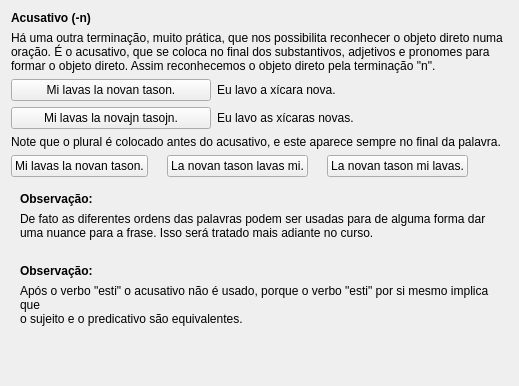
     <widget class="QWidget" name="tab_14">
      <attribute name="icon">
       <iconset resource="ikonoj.qrc">
        <normaloff>:/ikonoj/leciono.png</normaloff>:/ikonoj/leciono.png</iconset>
      </attribute>
      <attribute name="title">
       <string>2</string>
      </attribute>
      <layout class="QVBoxLayout" name="verticalLayout_6">
       <item>
        <widget class="titolo" name="Lec02_Label139">
         <property name="maximumSize">
          <size>
           <width>16777215</width>
           <height>30</height>
          </size>
         </property>
         <property name="font">
          <font>
           <weight>75</weight>
           <bold>true</bold>
          </font>
         </property>
         <property name="text">
          <string>Acusativo (-n)</string>
         </property>
        </widget>
       </item>
       <item>
        <layout class="QVBoxLayout" name="verticalLayout_55">
         <item>
          <widget class="QLabel" name="Lec02_Label140">
           <property name="text">
            <string>Há uma outra terminação, muito prática, que nos possibilita reconhecer o objeto direto numa 
oração. É o acusativo, que se coloca no final dos substantivos, adjetivos e pronomes para 
formar o objeto direto. Assim reconhecemos o objeto direto pela terminação &quot;n&quot;.</string>
           </property>
           <property name="scaledContents">
            <bool>false</bool>
           </property>
           <property name="wordWrap">
            <bool>true</bool>
           </property>
          </widget>
         </item>
         <item>
          <layout class="QVBoxLayout" name="verticalLayout_53">
           <item>
            <layout class="QHBoxLayout" name="horizontalLayout_141">
             <item>
              <widget class="klakbutono" name="Lec02_Button259">
               <property name="sizePolicy">
                <sizepolicy hsizetype="Maximum" vsizetype="Fixed">
                 <horstretch>0</horstretch>
                 <verstretch>0</verstretch>
                </sizepolicy>
               </property>
               <property name="maximumSize">
                <size>
                 <width>200</width>
                 <height>16777215</height>
                </size>
               </property>
               <property name="text">
                <string>Mi lavas la novan tason.</string>
               </property>
              </widget>
             </item>
             <item>
              <widget class="QLabel" name="Lec02_Label19">
               <property name="text">
                <string>Eu lavo a xícara nova.</string>
               </property>
               <property name="scaledContents">
                <bool>false</bool>
               </property>
               <property name="wordWrap">
                <bool>true</bool>
               </property>
              </widget>
             </item>
            </layout>
           </item>
           <item>
            <layout class="QHBoxLayout" name="horizontalLayout_140">
             <item>
              <widget class="klakbutono" name="Lec02_Button260">
               <property name="sizePolicy">
                <sizepolicy hsizetype="Maximum" vsizetype="Fixed">
                 <horstretch>0</horstretch>
                 <verstretch>0</verstretch>
                </sizepolicy>
               </property>
               <property name="maximumSize">
                <size>
                 <width>200</width>
                 <height>16777215</height>
                </size>
               </property>
               <property name="text">
                <string>Mi lavas la novajn tasojn.</string>
               </property>
              </widget>
             </item>
             <item>
              <widget class="QLabel" name="Lec02_Label20">
               <property name="text">
                <string>Eu lavo as xícaras novas.</string>
               </property>
               <property name="scaledContents">
                <bool>false</bool>
               </property>
               <property name="wordWrap">
                <bool>true</bool>
               </property>
              </widget>
             </item>
            </layout>
           </item>
          </layout>
         </item>
        </layout>
       </item>
       <item>
        <layout class="QVBoxLayout" name="verticalLayout_54">
         <item>
          <widget class="QLabel" name="Lec02_Label143">
           <property name="text">
            <string>Note que o plural é colocado antes do acusativo, e este aparece sempre no final da palavra.</string>
           </property>
           <property name="scaledContents">
            <bool>false</bool>
           </property>
           <property name="wordWrap">
            <bool>true</bool>
           </property>
          </widget>
         </item>
         <item>
          <layout class="QHBoxLayout" name="horizontalLayout_139">
           <item>
            <widget class="klakbutono" name="Lec02_Button261">
             <property name="sizePolicy">
              <sizepolicy hsizetype="Maximum" vsizetype="Fixed">
               <horstretch>0</horstretch>
               <verstretch>0</verstretch>
              </sizepolicy>
             </property>
             <property name="text">
              <string>Mi lavas la novan tason.</string>
             </property>
            </widget>
           </item>
           <item>
            <widget class="QLabel" name="label_28">
             <property name="sizePolicy">
              <sizepolicy hsizetype="Maximum" vsizetype="Preferred">
               <horstretch>0</horstretch>
               <verstretch>0</verstretch>
              </sizepolicy>
             </property>
             <property name="maximumSize">
              <size>
               <width>16777215</width>
               <height>16777215</height>
              </size>
             </property>
             <property name="text">
              <string/>
             </property>
             <property name="pixmap">
              <pixmap resource="ikonoj.qrc">:/ikonoj/egala.png</pixmap>
             </property>
             <property name="alignment">
              <set>Qt::AlignCenter</set>
             </property>
             <property name="tipo" stdset="0">
              <string>egala</string>
             </property>
            </widget>
           </item>
           <item>
            <widget class="klakbutono" name="Lec02_Button262">
             <property name="sizePolicy">
              <sizepolicy hsizetype="Maximum" vsizetype="Fixed">
               <horstretch>0</horstretch>
               <verstretch>0</verstretch>
              </sizepolicy>
             </property>
             <property name="text">
              <string>La novan tason lavas mi.</string>
             </property>
            </widget>
           </item>
           <item>
            <widget class="QLabel" name="label_29">
             <property name="sizePolicy">
              <sizepolicy hsizetype="Maximum" vsizetype="Preferred">
               <horstretch>0</horstretch>
               <verstretch>0</verstretch>
              </sizepolicy>
             </property>
             <property name="maximumSize">
              <size>
               <width>16777215</width>
               <height>16777215</height>
              </size>
             </property>
             <property name="text">
              <string/>
             </property>
             <property name="pixmap">
              <pixmap resource="ikonoj.qrc">:/ikonoj/egala.png</pixmap>
             </property>
             <property name="alignment">
              <set>Qt::AlignCenter</set>
             </property>
             <property name="tipo" stdset="0">
              <string>egala</string>
             </property>
            </widget>
           </item>
           <item>
            <widget class="klakbutono" name="Lec02_Button263">
             <property name="sizePolicy">
              <sizepolicy hsizetype="Maximum" vsizetype="Fixed">
               <horstretch>0</horstretch>
               <verstretch>0</verstretch>
              </sizepolicy>
             </property>
             <property name="text">
              <string>La novan tason mi lavas.</string>
             </property>
            </widget>
           </item>
           <item>
            <spacer name="horizontalSpacer">
             <property name="orientation">
              <enum>Qt::Horizontal</enum>
             </property>
             <property name="sizeHint" stdset="0">
              <size>
               <width>40</width>
               <height>20</height>
              </size>
             </property>
            </spacer>
           </item>
          </layout>
         </item>
        </layout>
       </item>
       <item>
        <widget class="QFrame" name="frame">
         <property name="tipo" stdset="0">
          <string>markebla</string>
         </property>
         <layout class="QVBoxLayout" name="verticalLayout">
          <item>
           <widget class="QLabel" name="Lec02_Label7">
            <property name="font">
             <font>
              <weight>75</weight>
              <bold>true</bold>
             </font>
            </property>
            <property name="text">
             <string>Observação:</string>
            </property>
            <property name="scaledContents">
             <bool>false</bool>
            </property>
            <property name="alignment">
             <set>Qt::AlignBottom|Qt::AlignLeading|Qt::AlignLeft</set>
            </property>
            <property name="wordWrap">
             <bool>true</bool>
            </property>
           </widget>
          </item>
          <item>
           <widget class="QLabel" name="Lec02_Label144">
            <property name="text">
             <string>De fato as diferentes ordens das palavras podem ser usadas para de alguma forma dar uma nuance para a frase. Isso será tratado mais adiante no curso.</string>
            </property>
            <property name="scaledContents">
             <bool>false</bool>
            </property>
            <property name="wordWrap">
             <bool>true</bool>
            </property>
           </widget>
          </item>
         </layout>
        </widget>
       </item>
       <item>
        <widget class="QFrame" name="frame_2">
         <property name="tipo" stdset="0">
          <string>markebla</string>
         </property>
         <layout class="QVBoxLayout" name="verticalLayout_5">
          <item>
           <widget class="QLabel" name="Lec02_Label8">
            <property name="font">
             <font>
              <weight>75</weight>
              <bold>true</bold>
             </font>
            </property>
            <property name="text">
             <string>Observação:</string>
            </property>
            <property name="scaledContents">
             <bool>false</bool>
            </property>
            <property name="alignment">
             <set>Qt::AlignBottom|Qt::AlignLeading|Qt::AlignLeft</set>
            </property>
            <property name="wordWrap">
             <bool>true</bool>
            </property>
           </widget>
          </item>
          <item>
           <widget class="QLabel" name="Lec02_Label145">
            <property name="text">
             <string>Após o verbo &quot;esti&quot; o acusativo não é usado, porque o verbo &quot;esti&quot; por si mesmo implica que 
o sujeito e o predicativo são equivalentes.</string>
            </property>
            <property name="scaledContents">
             <bool>false</bool>
            </property>
            <property name="wordWrap">
             <bool>true</bool>
            </property>
           </widget>
          </item>
         </layout>
        </widget>
       </item>
       <item>
        <spacer name="verticalSpacer_4">
         <property name="orientation">
          <enum>Qt::Vertical</enum>
         </property>
         <property name="sizeHint" stdset="0">
          <size>
           <width>20</width>
           <height>40</height>
          </size>
         </property>
        </spacer>
       </item>
      </layout>
     </widget>
